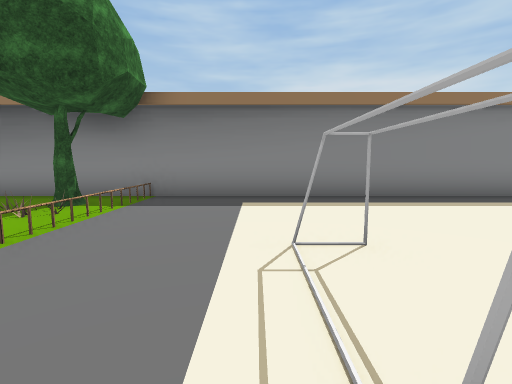
view 1 (above)

17 first-person views from a walk through a scene from a Unity 3-D project. The camera is 1.5 m above the floor, tilts 6° down and sees 85° across. The floor is counted in squares, 2 m on a side. Each view is taken from the middle of a square. On the plan, view 1 faces up. The plan holds only what a view shows up to about 10 squares ahead; the rest is blank. The player is left out. Some animated figures are left out. Some surface patterns are stand-ins.

view 2
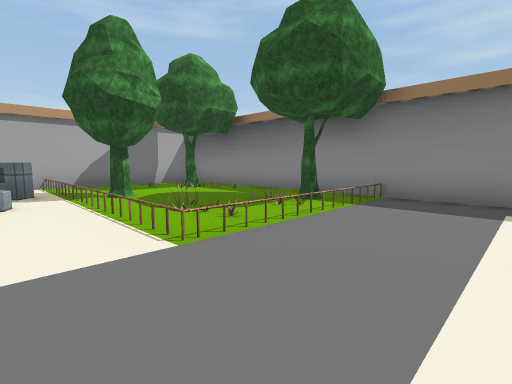

view 3
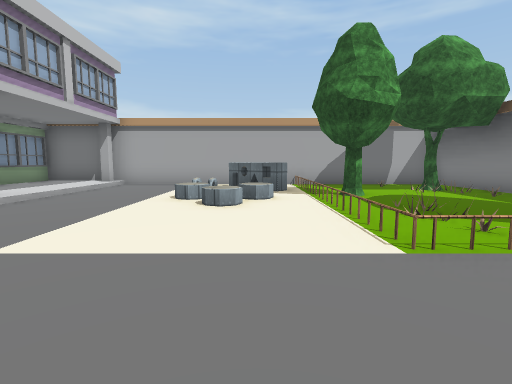

view 4
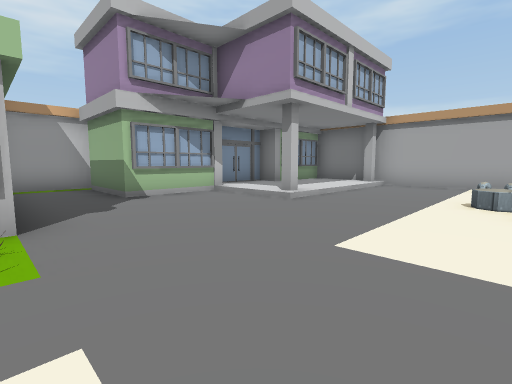

view 5
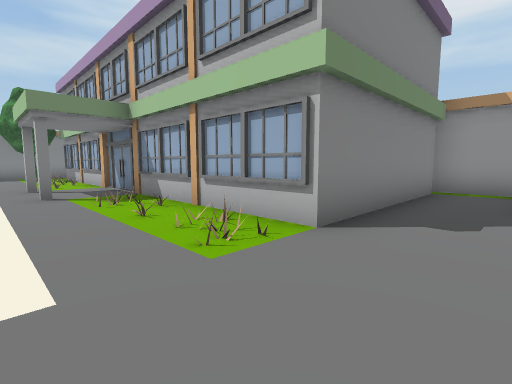

view 6
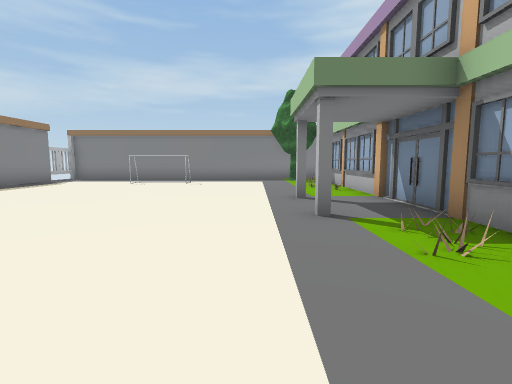

view 7
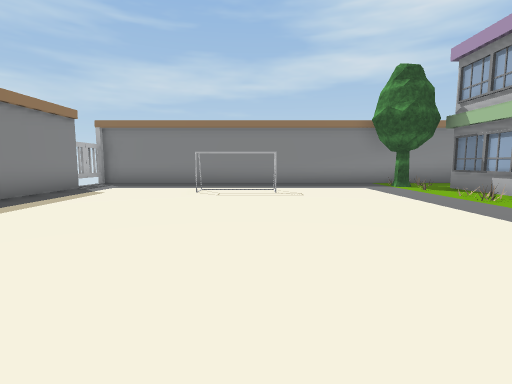

view 8
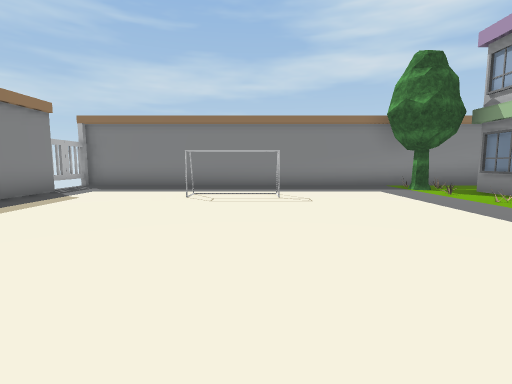

view 9
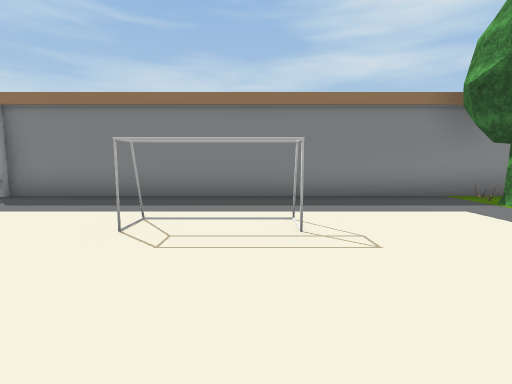

view 10
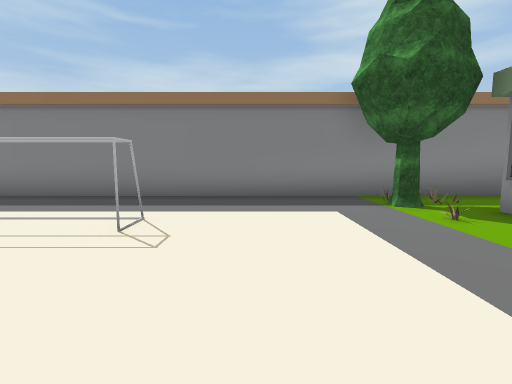

view 11
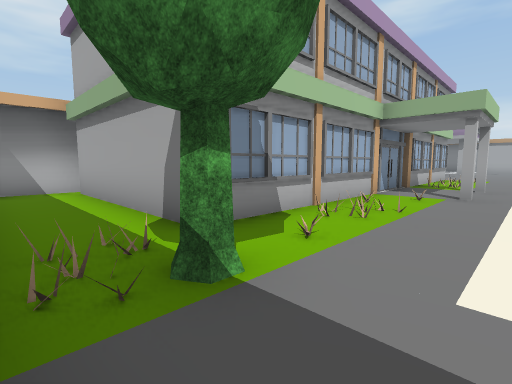

view 12
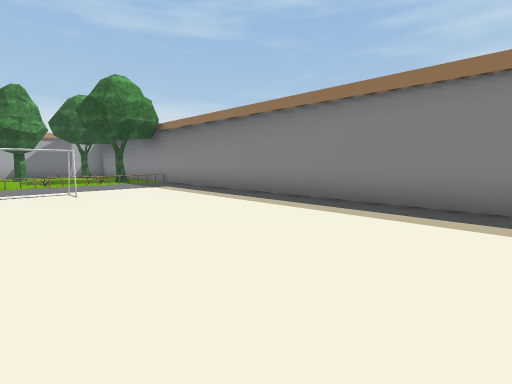

view 13
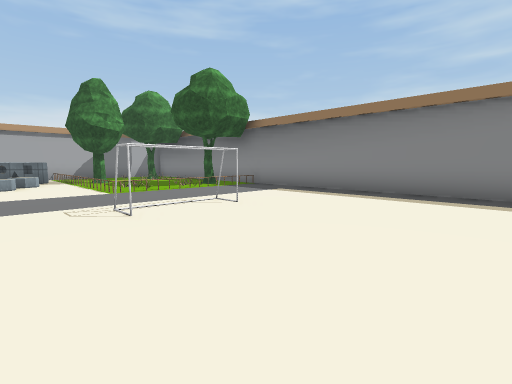

view 14
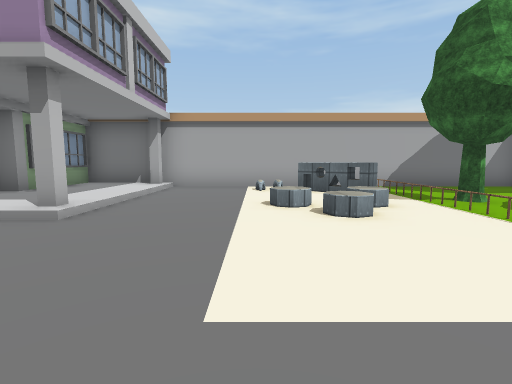

view 15
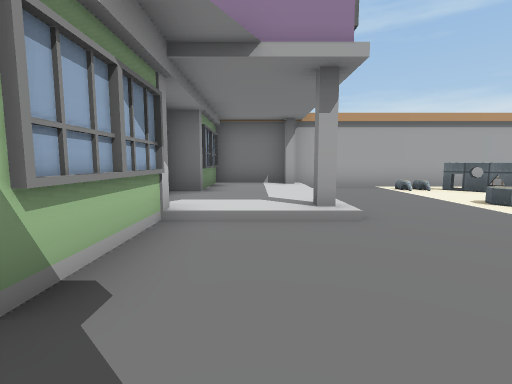

view 16
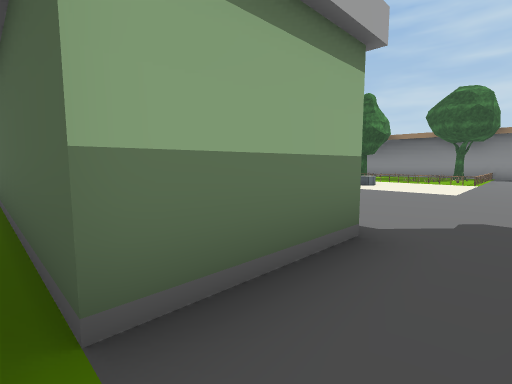

view 17
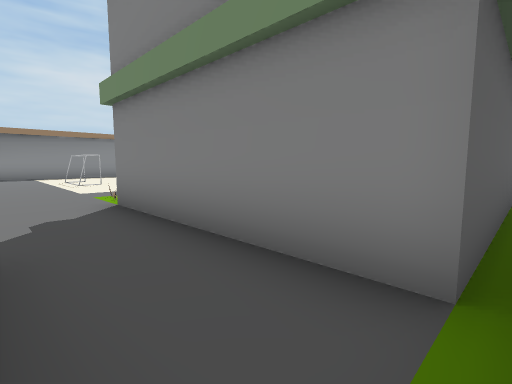

### Floor plan
Key: @ floor where view 1 was taken; # wall or solid block; . main floor; : floor 0.25 m higher than the main floor; ^ raised ledge; T tree; F fence; G gate; O other object.
Columns run from 10 left of view 1 to 15 right of it. Each row starts with its distance up from view 1.
  7        ################GG
  6 ########O................#
  5 #.TOO..TO................#
  4 #O.O..OOF................#
  3 #.....OOF................#
  2 #..TT.O.F..O.........O...#
  1 #OOOOFFF.................#
  0 ##^#^.....@O.........O...#
 -1 ##..^^...................#
 -2 ##.......................#
 -3 #..............#.#.......#
 -4 #..........OOOO...OOO.OOT#
 -5 #::::#....#############..#
 -6 #:::::....#           #..#
 -7 ###:::##..#           #..#
 -8   ######..#           #..
 -9    #####..#####       #..
-10     ..........        ...
-11         ###           ###

Where each view was taken, in squares from view 1:
view 1: 0 up, 0 right, facing up
view 2: 0 up, 0 right, facing up-left
view 3: 0 up, 0 right, facing left
view 4: 1 down, 0 right, facing down-left
view 5: 2 down, 2 left, facing down-right
view 6: 2 down, 1 right, facing right
view 7: 1 up, 4 right, facing right
view 8: 1 up, 5 right, facing right
view 9: 1 up, 8 right, facing right
view 10: 1 down, 8 right, facing right
view 11: 2 down, 14 right, facing down-left
view 12: 1 up, 8 right, facing up-left
view 13: 1 down, 5 right, facing up-left
view 14: 2 down, 1 left, facing left
view 15: 6 down, 1 left, facing left
view 16: 10 down, 1 left, facing up-left
view 17: 10 down, 2 left, facing up-right
